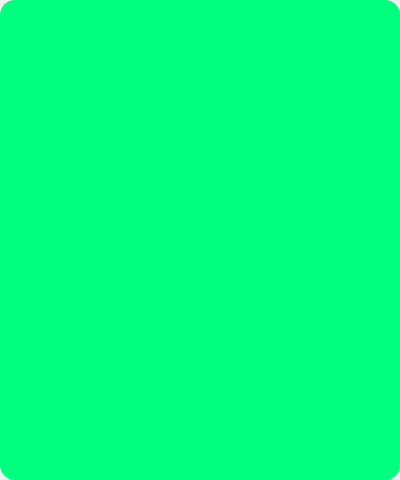
<?xml version="1.0" encoding="UTF-8"?>
<ui version="4.0">
 <class>cun</class>
 <widget class="QWidget" name="cun">
  <property name="geometry">
   <rect>
    <x>0</x>
    <y>0</y>
    <width>400</width>
    <height>480</height>
   </rect>
  </property>
  <property name="windowTitle">
   <string>Form</string>
  </property>
  <widget class="QFrame" name="frame">
   <property name="geometry">
    <rect>
     <x>0</x>
     <y>0</y>
     <width>400</width>
     <height>480</height>
    </rect>
   </property>
   <property name="styleSheet">
    <string notr="true">background-color: rgb(0, 255, 127);
border-radius: 15px;</string>
   </property>
   <property name="frameShape">
    <enum>QFrame::StyledPanel</enum>
   </property>
   <property name="frameShadow">
    <enum>QFrame::Raised</enum>
   </property>
  </widget>
 </widget>
 <resources/>
 <connections/>
</ui>
